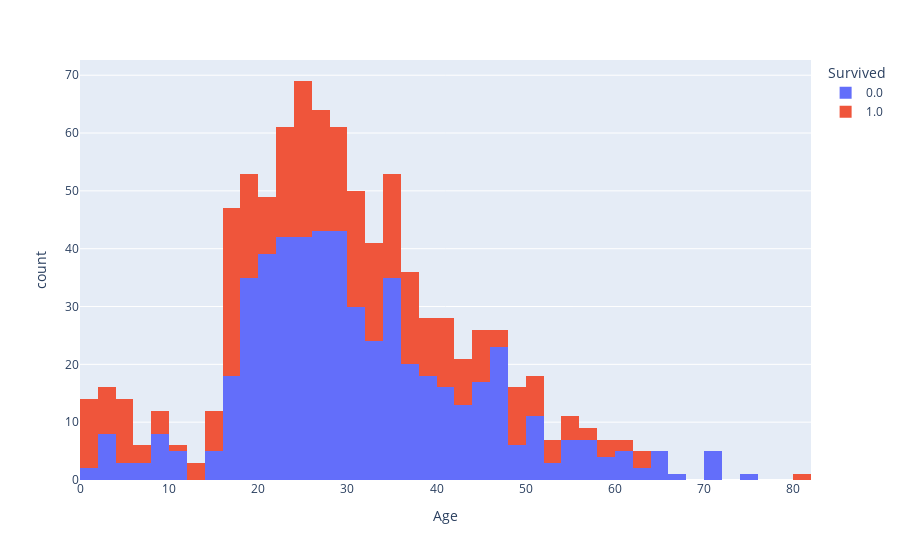

Source (notebook cell):
### Code cell
fig = px.histogram(df,x='Age',color='Survived')
fig.show()

### Figure 1 — Plotly figure (JSON) as saved in the notebook; plotly's stock layout.template omitted (floating-point values rounded to 4 significant figures; data arrays with more than 128 entries replaced by an {"elided": "..."} marker saying what was removed)
{"data": [{"alignmentgroup": "True", "bingroup": "x", "hovertemplate": "Survived=0.0<br>Age=%{x}<br>count=%{y}<extra></extra>", "legendgroup": "0.0", "marker": {"color": "#636efa", "pattern": {"shape": ""}}, "name": "0.0", "offsetgroup": "0.0", "orientation": "v", "showlegend": true, "type": "histogram", "x": {"elided": "549 float values"}, "xaxis": "x", "yaxis": "y"}, {"alignmentgroup": "True", "bingroup": "x", "hovertemplate": "Survived=1.0<br>Age=%{x}<br>count=%{y}<extra></extra>", "legendgroup": "1.0", "marker": {"color": "#EF553B", "pattern": {"shape": ""}}, "name": "1.0", "offsetgroup": "1.0", "orientation": "v", "showlegend": true, "type": "histogram", "x": {"elided": "340 float values"}, "xaxis": "x", "yaxis": "y"}], "layout": {"barmode": "relative", "legend": {"title": {"text": "Survived"}, "tracegroupgap": 0}, "margin": {"t": 60}, "xaxis": {"anchor": "y", "domain": [0, 1], "title": {"text": "Age"}}, "yaxis": {"anchor": "x", "domain": [0, 1], "title": {"text": "count"}}}}
